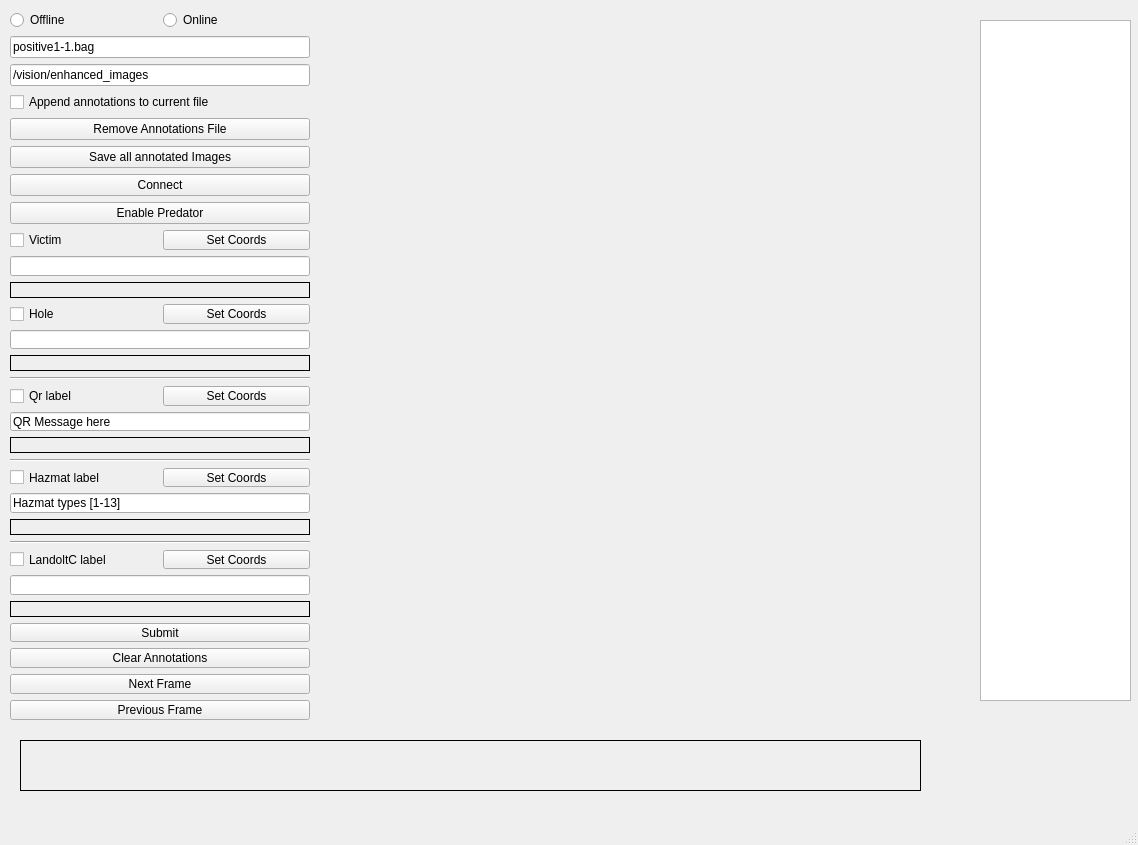
<?xml version="1.0" encoding="UTF-8"?>
<ui version="4.0">
 <class>MainWindow</class>
 <widget class="QMainWindow" name="MainWindow">
  <property name="geometry">
   <rect>
    <x>0</x>
    <y>0</y>
    <width>1138</width>
    <height>845</height>
   </rect>
  </property>
  <property name="windowTitle">
   <string>PANDORA Vision Annotator</string>
  </property>
  <widget class="QWidget" name="centralwidget">
   <widget class="QWidget" name="widget" native="true">
    <property name="geometry">
     <rect>
      <x>10</x>
      <y>10</y>
      <width>300</width>
      <height>711</height>
     </rect>
    </property>
    <property name="minimumSize">
     <size>
      <width>300</width>
      <height>0</height>
     </size>
    </property>
    <property name="maximumSize">
     <size>
      <width>300</width>
      <height>16777215</height>
     </size>
    </property>
    <layout class="QGridLayout" name="gridLayout_3">
     <item row="3" column="0">
      <layout class="QGridLayout" name="gridLayout_2">
       <item row="23" column="0">
        <widget class="QPushButton" name="previousFramePushButton">
         <property name="text">
          <string>Previous Frame</string>
         </property>
        </widget>
       </item>
       <item row="13" column="0">
        <layout class="QHBoxLayout" name="horizontalLayout_4">
         <item>
          <widget class="QCheckBox" name="hazmatCheckBox">
           <property name="text">
            <string>Hazmat label</string>
           </property>
          </widget>
         </item>
         <item>
          <widget class="QPushButton" name="hazmatPushButton">
           <property name="text">
            <string>Set Coords</string>
           </property>
          </widget>
         </item>
        </layout>
       </item>
       <item row="18" column="0">
        <widget class="QLineEdit" name="landoltcInfoLineEdit"/>
       </item>
       <item row="19" column="0">
        <widget class="QLabel" name="landoltcCoordsLabel">
         <property name="sizePolicy">
          <sizepolicy hsizetype="Preferred" vsizetype="Expanding">
           <horstretch>0</horstretch>
           <verstretch>0</verstretch>
          </sizepolicy>
         </property>
         <property name="frameShape">
          <enum>QFrame::Box</enum>
         </property>
         <property name="text">
          <string/>
         </property>
        </widget>
       </item>
       <item row="11" column="0">
        <widget class="QLabel" name="qrCoordsLabel">
         <property name="sizePolicy">
          <sizepolicy hsizetype="Preferred" vsizetype="Expanding">
           <horstretch>0</horstretch>
           <verstretch>0</verstretch>
          </sizepolicy>
         </property>
         <property name="frameShape">
          <enum>QFrame::Box</enum>
         </property>
         <property name="text">
          <string/>
         </property>
        </widget>
       </item>
       <item row="2" column="0">
        <widget class="QLineEdit" name="victimInfoLineEdit"/>
       </item>
       <item row="12" column="0">
        <widget class="Line" name="line_3">
         <property name="orientation">
          <enum>Qt::Horizontal</enum>
         </property>
        </widget>
       </item>
       <item row="20" column="0">
        <widget class="QPushButton" name="submitPushButton">
         <property name="text">
          <string>Submit</string>
         </property>
        </widget>
       </item>
       <item row="8" column="0">
        <widget class="Line" name="line_2">
         <property name="orientation">
          <enum>Qt::Horizontal</enum>
         </property>
        </widget>
       </item>
       <item row="14" column="0">
        <widget class="QLineEdit" name="hazmatInfoLineEdit">
         <property name="text">
          <string>Hazmat types [1-13]</string>
         </property>
        </widget>
       </item>
       <item row="1" column="0">
        <layout class="QHBoxLayout" name="horizontalLayout_2">
         <item>
          <widget class="QCheckBox" name="victimCheckBox">
           <property name="text">
            <string>Victim</string>
           </property>
          </widget>
         </item>
         <item>
          <widget class="QPushButton" name="victimPushButton">
           <property name="text">
            <string>Set Coords</string>
           </property>
          </widget>
         </item>
        </layout>
       </item>
       <item row="9" column="0">
        <layout class="QHBoxLayout" name="horizontalLayout_3">
         <item>
          <widget class="QCheckBox" name="qrCheckBox">
           <property name="text">
            <string>Qr label</string>
           </property>
          </widget>
         </item>
         <item>
          <widget class="QPushButton" name="qrPushButton">
           <property name="text">
            <string>Set Coords</string>
           </property>
          </widget>
         </item>
        </layout>
       </item>
       <item row="21" column="0">
        <widget class="QPushButton" name="clearPushButton">
         <property name="text">
          <string>Clear Annotations</string>
         </property>
        </widget>
       </item>
       <item row="16" column="0">
        <widget class="Line" name="line_4">
         <property name="orientation">
          <enum>Qt::Horizontal</enum>
         </property>
        </widget>
       </item>
       <item row="15" column="0">
        <widget class="QLabel" name="hazmatCoordsLabel">
         <property name="sizePolicy">
          <sizepolicy hsizetype="Preferred" vsizetype="Expanding">
           <horstretch>0</horstretch>
           <verstretch>0</verstretch>
          </sizepolicy>
         </property>
         <property name="frameShape">
          <enum>QFrame::Box</enum>
         </property>
         <property name="text">
          <string/>
         </property>
        </widget>
       </item>
       <item row="17" column="0">
        <layout class="QHBoxLayout" name="horizontalLayout_5">
         <item>
          <widget class="QCheckBox" name="landoltcCheckBox">
           <property name="text">
            <string>LandoltC label</string>
           </property>
          </widget>
         </item>
         <item>
          <widget class="QPushButton" name="landoltcPushButton">
           <property name="text">
            <string>Set Coords</string>
           </property>
          </widget>
         </item>
        </layout>
       </item>
       <item row="22" column="0">
        <widget class="QPushButton" name="nextFramePushButton">
         <property name="text">
          <string>Next Frame</string>
         </property>
        </widget>
       </item>
       <item row="10" column="0">
        <widget class="QLineEdit" name="qrInfoLineEdit">
         <property name="text">
          <string>QR Message here</string>
         </property>
        </widget>
       </item>
       <item row="5" column="0">
        <layout class="QHBoxLayout" name="horizontalLayout_8">
         <item>
          <widget class="QCheckBox" name="holeCheckBox">
           <property name="text">
            <string>Hole </string>
           </property>
          </widget>
         </item>
         <item>
          <widget class="QPushButton" name="holePushButton">
           <property name="text">
            <string>Set Coords</string>
           </property>
          </widget>
         </item>
        </layout>
       </item>
       <item row="3" column="0">
        <widget class="QLabel" name="victimCoordsLabel">
         <property name="sizePolicy">
          <sizepolicy hsizetype="Preferred" vsizetype="Expanding">
           <horstretch>0</horstretch>
           <verstretch>0</verstretch>
          </sizepolicy>
         </property>
         <property name="frameShape">
          <enum>QFrame::Box</enum>
         </property>
         <property name="text">
          <string/>
         </property>
        </widget>
       </item>
       <item row="7" column="0">
        <widget class="QLabel" name="holeCoordsLabel">
         <property name="sizePolicy">
          <sizepolicy hsizetype="Preferred" vsizetype="Expanding">
           <horstretch>0</horstretch>
           <verstretch>0</verstretch>
          </sizepolicy>
         </property>
         <property name="frameShape">
          <enum>QFrame::Box</enum>
         </property>
         <property name="text">
          <string/>
         </property>
        </widget>
       </item>
       <item row="6" column="0">
        <widget class="QLineEdit" name="holeInfoLineEdit"/>
       </item>
      </layout>
     </item>
     <item row="0" column="0">
      <layout class="QHBoxLayout" name="horizontalLayout_7">
       <item>
        <widget class="QRadioButton" name="offlineRadioButton">
         <property name="text">
          <string>Offline</string>
         </property>
        </widget>
       </item>
       <item>
        <widget class="QRadioButton" name="onlineRadioButton">
         <property name="text">
          <string>Online</string>
         </property>
        </widget>
       </item>
      </layout>
     </item>
     <item row="2" column="0">
      <layout class="QVBoxLayout" name="verticalLayout">
       <item>
        <widget class="QLineEdit" name="bagLineEdit">
         <property name="text">
          <string>positive1-1.bag</string>
         </property>
        </widget>
       </item>
       <item>
        <widget class="QLineEdit" name="rosTopicLineEdit">
         <property name="text">
          <string>/vision/enhanced_images</string>
         </property>
        </widget>
       </item>
       <item>
        <widget class="QCheckBox" name="appendCheckBox">
         <property name="text">
          <string>Append annotations to current file</string>
         </property>
        </widget>
       </item>
       <item>
        <widget class="QPushButton" name="removeFilePushButton">
         <property name="text">
          <string>Remove Annotations File</string>
         </property>
        </widget>
       </item>
       <item>
        <widget class="QPushButton" name="saveImagesPushButton">
         <property name="text">
          <string>Save all annotated Images</string>
         </property>
        </widget>
       </item>
       <item>
        <widget class="QPushButton" name="rosTopicPushButton">
         <property name="text">
          <string>Connect</string>
         </property>
        </widget>
       </item>
       <item>
        <widget class="QPushButton" name="predatorPushButton">
         <property name="text">
          <string>Enable Predator</string>
         </property>
        </widget>
       </item>
      </layout>
     </item>
    </layout>
   </widget>
   <widget class="QLabel" name="imageLabel">
    <property name="geometry">
     <rect>
      <x>310</x>
      <y>30</y>
      <width>651</width>
      <height>631</height>
     </rect>
    </property>
    <property name="sizePolicy">
     <sizepolicy hsizetype="Expanding" vsizetype="Expanding">
      <horstretch>0</horstretch>
      <verstretch>0</verstretch>
     </sizepolicy>
    </property>
    <property name="text">
     <string/>
    </property>
   </widget>
   <widget class="QLabel" name="statusLabel">
    <property name="geometry">
     <rect>
      <x>20</x>
      <y>740</y>
      <width>901</width>
      <height>51</height>
     </rect>
    </property>
    <property name="sizePolicy">
     <sizepolicy hsizetype="Preferred" vsizetype="Expanding">
      <horstretch>0</horstretch>
      <verstretch>0</verstretch>
     </sizepolicy>
    </property>
    <property name="frameShape">
     <enum>QFrame::Box</enum>
    </property>
    <property name="text">
     <string/>
    </property>
   </widget>
   <widget class="QListWidget" name="framesListWidget">
    <property name="geometry">
     <rect>
      <x>980</x>
      <y>20</y>
      <width>151</width>
      <height>681</height>
     </rect>
    </property>
   </widget>
  </widget>
  <widget class="QMenuBar" name="menubar">
   <property name="geometry">
    <rect>
     <x>0</x>
     <y>0</y>
     <width>1138</width>
     <height>25</height>
    </rect>
   </property>
  </widget>
  <widget class="QStatusBar" name="statusbar"/>
 </widget>
 <resources/>
 <connections/>
</ui>
